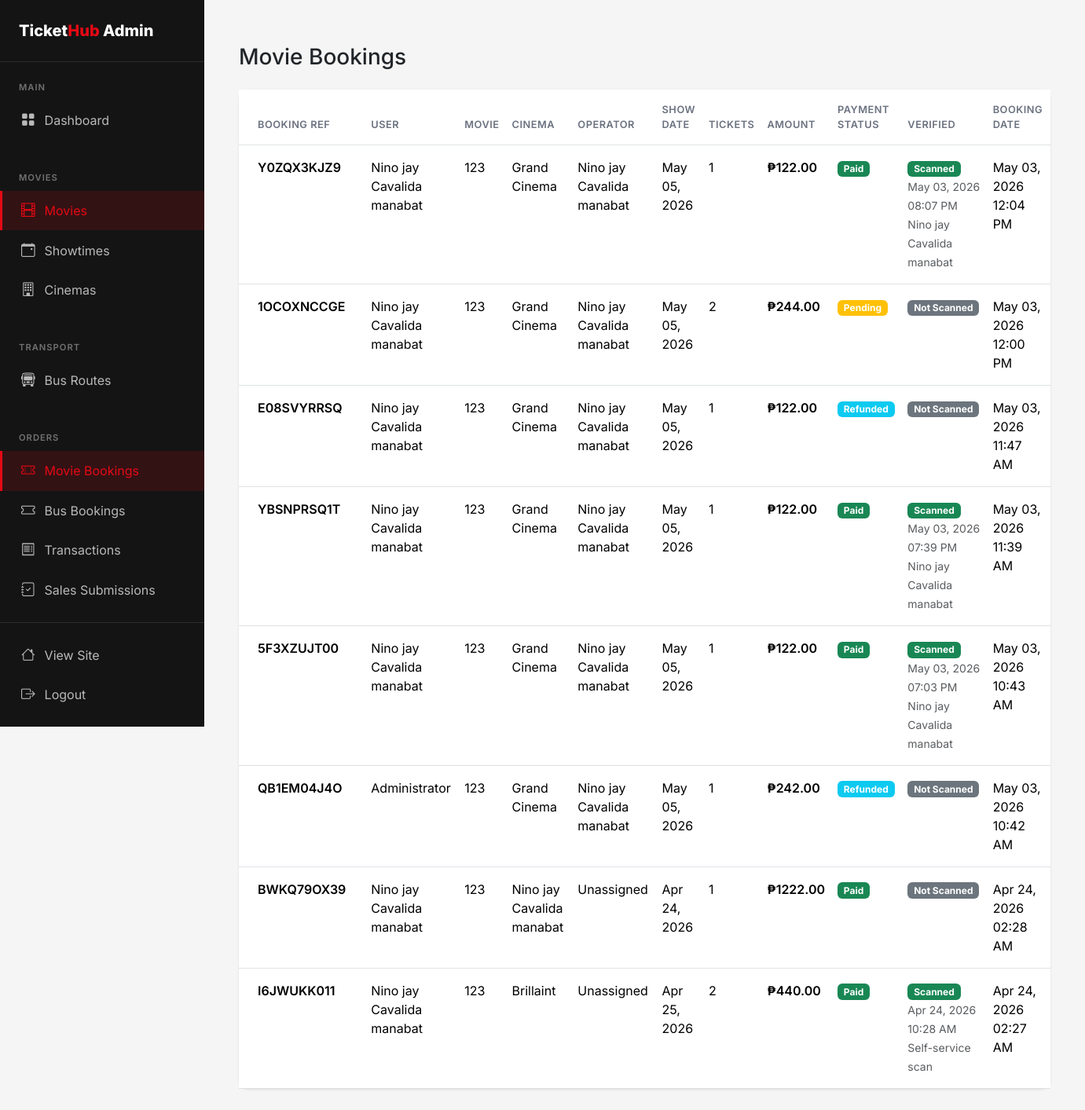
/admin/bookings/movies (signed in), run on the app's committed database.
### flask_app/app.py (models this page shows, shortened)
class MovieBooking(db.Model):
    id = db.Column(db.Integer, primary_key=True)
    user_id = db.Column(db.Integer, db.ForeignKey('user.id'), nullable=False)
    showtime_id = db.Column(db.Integer, db.ForeignKey('showtime.id'), nullable=False)
    num_tickets = db.Column(db.Integer, nullable=False)
    seat_numbers = db.Column(db.String(200))
    total_amount = db.Column(db.Float, nullable=False)
    payment_status = db.Column(db.String(20), default='pending')  # pending, completed, failed, refunded
    payment_method = db.Column(db.String(20))     # 'card', 'gcash', 'paymaya', 'paypal'
    payment_reference = db.Column(db.String(255)) # PayMongo source/payment id
    booking_reference = db.Column(db.String(20), unique=True)
    is_verified = db.Column(db.Boolean, default=False, nullable=False)
    verified_at = db.Column(db.DateTime, nullable=True)
    verified_by_id = db.Column(db.Integer, db.ForeignKey('user.id'), nullable=True)
    cancelled_at = db.Column(db.DateTime, nullable=True)
    cancelled_by_id = db.Column(db.Integer, db.ForeignKey('user.id'), nullable=True)
    cancellation_reason = db.Column(db.String(255), nullable=True)
    refund_reference = db.Column(db.String(255), nullable=True)
    refunded_at = db.Column(db.DateTime, nullable=True)
    created_at = db.Column(db.DateTime, default=datetime.utcnow)
    verified_by = db.relationship('User', foreign_keys=[verified_by_id], backref='verified_movie_bookings')
    cancelled_by = db.relationship('User', foreign_keys=[cancelled_by_id], backref='cancelled_movie_bookings')

class User(UserMixin, db.Model):
    id = db.Column(db.Integer, primary_key=True)
    email = db.Column(db.String(120), unique=True, nullable=False)
    password_hash = db.Column(db.String(256), nullable=False)
    name = db.Column(db.String(100), nullable=False)
    phone = db.Column(db.String(20))
    is_admin = db.Column(db.Boolean, default=False)
    is_bus_operator = db.Column(db.Boolean, default=False)
    is_cinema_operator = db.Column(db.Boolean, default=False)
    created_at = db.Column(db.DateTime, default=datetime.utcnow)
    movie_bookings = db.relationship('MovieBooking', foreign_keys='MovieBooking.user_id', backref='user', lazy=True)
    bus_bookings = db.relationship('BusBooking', foreign_keys='BusBooking.user_id', backref='user', lazy=True)

class Movie(db.Model):
    id = db.Column(db.Integer, primary_key=True)
    title = db.Column(db.String(200), nullable=False)
    description = db.Column(db.Text)
    genre = db.Column(db.String(100))
    duration = db.Column(db.Integer)  # in minutes
    rating = db.Column(db.String(10))  # PG, PG-13, R, etc.
    poster_image = db.Column(db.String(255))
    trailer_url = db.Column(db.String(255))
    release_date = db.Column(db.Date)
    is_active = db.Column(db.Boolean, default=True)
    created_at = db.Column(db.DateTime, default=datetime.utcnow)
    showtimes = db.relationship('Showtime', backref='movie', lazy=True, cascade='all, delete-orphan')

class Cinema(db.Model):
    id = db.Column(db.Integer, primary_key=True)
    name = db.Column(db.String(100), nullable=False)
    location = db.Column(db.String(200))
    total_seats = db.Column(db.Integer, default=100)
    operator_id = db.Column(db.Integer, db.ForeignKey('user.id'), nullable=True)
    image = db.Column(db.String(255))  # for picture
    seat_layout_style = db.Column(db.String(40), default=DEFAULT_CINEMA_LAYOUT_STYLE, nullable=False)
    vip_rows = db.Column(db.Integer, default=DEFAULT_CINEMA_VIP_ROWS)
    vip_surcharge = db.Column(db.Float, default=DEFAULT_CINEMA_VIP_SURCHARGE)
    showtimes = db.relationship('Showtime', backref='cinema', lazy=True, cascade='all, delete-orphan')
    operator = db.relationship('User', foreign_keys=[operator_id], backref='cinemas')

class Showtime(db.Model):
    id = db.Column(db.Integer, primary_key=True)
    movie_id = db.Column(db.Integer, db.ForeignKey('movie.id'), nullable=False)
    cinema_id = db.Column(db.Integer, db.ForeignKey('cinema.id'), nullable=False)
    show_date = db.Column(db.Date, nullable=False)
    show_time = db.Column(db.Time, nullable=False)
    price = db.Column(db.Float, nullable=False)
    available_seats = db.Column(db.Integer)
    bookings = db.relationship('MovieBooking', backref='showtime', lazy=True, cascade='all, delete-orphan')

### flask_app/app.py (the view)
@app.route('/admin/bookings/movies')
@login_required
@admin_required
def admin_movie_bookings():
    bookings = MovieBooking.query.order_by(MovieBooking.created_at.desc()).all()
    return render_template('admin/bookings/movies.html', bookings=bookings)

### flask_app/app.py (called while the page is built)
@app.after_request
def add_no_cache_headers(response):
    if request.endpoint != 'static':
        response.headers['Cache-Control'] = 'no-store, no-cache, must-revalidate, private, max-age=0'
        response.headers['Pragma'] = 'no-cache'
        response.headers['Expires'] = '0'
    return response

@app.template_filter('payment_status_label')
def payment_status_label_filter(value):
    return payment_status_label(value)

@app.template_filter('payment_status_badge_class')
def payment_status_badge_class_filter(value):
    return payment_status_badge_class(value)

@login_manager.user_loader
def load_user(user_id):
    return User.query.get(int(user_id))

def admin_required(f):
    @wraps(f)
    def decorated_function(*args, **kwargs):
        if not current_user.is_authenticated or not current_user.is_admin:
            flash('You need admin access for this action.', 'error')
            return redirect(url_for('index'))
        return f(*args, **kwargs)
    return decorated_function

### flask_app/status_utils.py (called while the page is built)
def normalize_payment_status(value):
    status = str(value or '').strip().lower()
    if not status:
        return 'pending'
    if status in ('succeeded', 'captured'):
        return 'paid'
    return status

def payment_status_label(value):
    status = normalize_payment_status(value)
    return PAYMENT_STATUS_META.get(status, (status.replace('_', ' ').title(), 'secondary'))[0]

def payment_status_badge_class(value):
    status = normalize_payment_status(value)
    return PAYMENT_STATUS_META.get(status, ('Unknown', 'secondary'))[1]

### flask_app/templates/admin/bookings/movies.html (shortened to what this page needs)
{% extends 'admin/base.html' %}
{% block admin_content %}
<div class="container-fluid py-4">
    <div class="row mb-4">
        <div class="col-12">
            <h1 class="h3 mb-0">Movie Bookings</h1>
        </div>
    </div>
    {% if bookings %}
    <div class="card">
        <div class="table-responsive">
            <table class="table table-hover mb-0">
                <thead class="bg-light">
                    <tr>
                        <th class="px-4 py-3">Booking Ref</th>
                        <th class="py-3">User</th>
                        <th class="py-3">Movie</th>
                        <th class="py-3">Cinema</th>
                        <th class="py-3">Operator</th>
                        <th class="py-3">Show Date</th>
                        <th class="py-3">Tickets</th>
                        <th class="py-3">Amount</th>
                        <th class="py-3">Payment Status</th>
                        <th class="py-3">Verified</th>
                        <th class="py-3">Booking Date</th>
                    </tr>
                </thead>
                <tbody>
                    {% for booking in bookings %}
                    <tr>
                        <td class="px-4 py-3">
                            <span class="fw-semibold">{{ booking.booking_reference }}</span>
                        </td>
                        <td class="py-3">{{ booking.user.name }}</td>
                        <td class="py-3">{{ booking.showtime.movie.title }}</td>
                        <td class="py-3">{{ booking.showtime.cinema.name }}</td>
                        <td class="py-3">{{ booking.showtime.cinema.operator.name if booking.showtime.cinema.operator else 'Unassigned' }}</td>
                        <td class="py-3">{{ booking.showtime.show_date.strftime('%b %d, %Y') }}</td>
                        <td class="py-3">{{ booking.num_tickets }}</td>
                        <td class="py-3 fw-semibold">₱{{ "%.2f"|format(booking.total_amount) }}</td>
                        <td class="py-3">
                            <span class="badge bg-{{ booking.payment_status|payment_status_badge_class }}">{{ booking.payment_status|payment_status_label }}</span>
                        </td>
                        <td class="py-3">
                            {% if booking.is_verified %}
                                <span class="badge bg-success">Scanned</span>
                                <div><small class="text-muted">{{ booking.verified_at.strftime('%b %d, %Y %I:%M %p') if booking.verified_at else '' }}</small></div>
                                <div><small class="text-muted">{{ booking.verified_by.name if booking.verified_by else 'Self-service scan' }}</small></div>
                            {% else %}
                                <span class="badge bg-secondary">Not Scanned</span>
                            {% endif %}
                        </td>
                        <td class="py-3">{{ booking.created_at.strftime('%b %d, %Y %I:%M %p') }}</td>
                    </tr>
                    {% endfor %}
                </tbody>
            </table>
        </div>
    </div>
    {% else %}
    <div class="alert alert-info text-center py-5">
        <i class="bi bi-info-circle me-2"></i>
        <strong>No movie bookings found</strong>
    </div>
    {% endif %}
</div>
{% endblock %}

### flask_app/templates/admin/base.html (style rules this page uses)
:root { --primary: #E50914; --primary-dark: #B20710; --secondary: #0A84FF; --dark: #141414; --dark-lighter: #1F1F1F; --gray-100: #F5F5F5; --gray-200: #E5E5E5; --gray-600: #6B7280; --success: #22C55E; }
body { font-family: 'Inter', sans-serif; background: var(--gray-100); }
.card { border: none; border-radius: 12px; box-shadow: 0 1px 3px rgba(0,0,0,0.1); }
.table th { font-weight: 600; font-size: 0.8rem; text-transform: uppercase; letter-spacing: 0.5px; color: var(--gray-600); }

### data on the page
MovieBooking: booking_reference "Y0ZQX3KJZ9", user.name "Nino jay Cavalida manabat", showtime.movie "123", showtime.cinema.name "Grand Cinema", showtime.cinema.operator "Nino jay Cavalida manabat", showtime.show_date "May 05, 2026", num_tickets "1", total_amount "122.00", payment_status|payment_status_label "Paid", verified_at "May 03, 2026 08:07 PM", verified_by "Nino jay Cavalida manabat", created_at "May 03, 2026 12:04 PM"
MovieBooking: booking_reference "1OCOXNCCGE", user.name "Nino jay Cavalida manabat", showtime.movie "123", showtime.cinema.name "Grand Cinema", showtime.cinema.operator "Nino jay Cavalida manabat", showtime.show_date "May 05, 2026", num_tickets "2", total_amount "244.00", payment_status|payment_status_label "Pending", is_verified "Not Scanned", created_at "May 03, 2026 12:00 PM"
MovieBooking: booking_reference "E08SVYRRSQ", user.name "Nino jay Cavalida manabat", showtime.movie "123", showtime.cinema.name "Grand Cinema", showtime.cinema.operator "Nino jay Cavalida manabat", showtime.show_date "May 05, 2026", num_tickets "1", total_amount "122.00", payment_status|payment_status_label "Refunded", is_verified "Not Scanned", created_at "May 03, 2026 11:47 AM"
MovieBooking: booking_reference "YBSNPRSQ1T", user.name "Nino jay Cavalida manabat", showtime.movie "123", showtime.cinema.name "Grand Cinema", showtime.cinema.operator "Nino jay Cavalida manabat", showtime.show_date "May 05, 2026", num_tickets "1", total_amount "122.00", payment_status|payment_status_label "Paid", verified_at "May 03, 2026 07:39 PM", verified_by "Nino jay Cavalida manabat", created_at "May 03, 2026 11:39 AM"
MovieBooking: booking_reference "5F3XZUJT00", user.name "Nino jay Cavalida manabat", showtime.movie "123", showtime.cinema.name "Grand Cinema", showtime.cinema.operator "Nino jay Cavalida manabat", showtime.show_date "May 05, 2026", num_tickets "1", total_amount "122.00", payment_status|payment_status_label "Paid", verified_at "May 03, 2026 07:03 PM", verified_by "Nino jay Cavalida manabat", created_at "May 03, 2026 10:43 AM"
MovieBooking: booking_reference "QB1EM04J4O", user.name "Administrator", showtime.movie "123", showtime.cinema.name "Grand Cinema", showtime.cinema.operator "Nino jay Cavalida manabat", showtime.show_date "May 05, 2026", num_tickets "1", total_amount "242.00", payment_status|payment_status_label "Refunded", is_verified "Not Scanned", created_at "May 03, 2026 10:42 AM"
MovieBooking: booking_reference "BWKQ79OX39", user.name "Nino jay Cavalida manabat", showtime.movie "123", showtime.cinema.name "Nino jay Cavalida manabat", showtime.cinema.operator "Unassigned", showtime.show_date "Apr 24, 2026", num_tickets "1", total_amount "1222.00", payment_status|payment_status_label "Paid", is_verified "Not Scanned", created_at "Apr 24, 2026 02:28 AM"
MovieBooking: booking_reference "I6JWUKK011", user.name "Nino jay Cavalida manabat", showtime.movie "123", showtime.cinema.name "Brillaint", showtime.cinema.operator "Unassigned", showtime.show_date "Apr 25, 2026", num_tickets "2", total_amount "440.00", payment_status|payment_status_label "Paid", verified_at "Apr 24, 2026 10:28 AM", verified_by "Self-service scan", created_at "Apr 24, 2026 02:27 AM"
